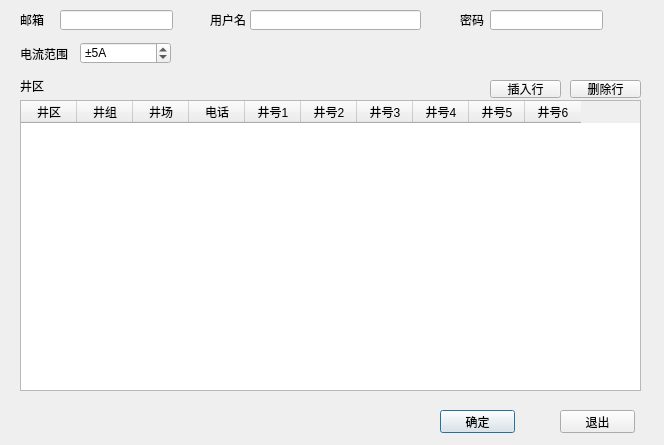
<?xml version="1.0" encoding="UTF-8"?>
<ui version="4.0">
 <class>config</class>
 <widget class="QDialog" name="config">
  <property name="geometry">
   <rect>
    <x>0</x>
    <y>0</y>
    <width>664</width>
    <height>445</height>
   </rect>
  </property>
  <property name="windowTitle">
   <string>配置</string>
  </property>
  <property name="windowIcon">
   <iconset resource="res.qrc">
    <normaloff>:/logo/config.png</normaloff>:/logo/config.png</iconset>
  </property>
  <widget class="QLabel" name="label">
   <property name="geometry">
    <rect>
     <x>20</x>
     <y>14</y>
     <width>54</width>
     <height>12</height>
    </rect>
   </property>
   <property name="text">
    <string>邮箱</string>
   </property>
  </widget>
  <widget class="QLineEdit" name="mail">
   <property name="geometry">
    <rect>
     <x>60</x>
     <y>10</y>
     <width>113</width>
     <height>20</height>
    </rect>
   </property>
  </widget>
  <widget class="QLabel" name="label_2">
   <property name="geometry">
    <rect>
     <x>210</x>
     <y>14</y>
     <width>54</width>
     <height>12</height>
    </rect>
   </property>
   <property name="text">
    <string>用户名</string>
   </property>
  </widget>
  <widget class="QLineEdit" name="name">
   <property name="geometry">
    <rect>
     <x>250</x>
     <y>10</y>
     <width>171</width>
     <height>20</height>
    </rect>
   </property>
  </widget>
  <widget class="QLabel" name="label_3">
   <property name="geometry">
    <rect>
     <x>460</x>
     <y>14</y>
     <width>54</width>
     <height>12</height>
    </rect>
   </property>
   <property name="text">
    <string>密码</string>
   </property>
  </widget>
  <widget class="QLineEdit" name="pwd">
   <property name="geometry">
    <rect>
     <x>490</x>
     <y>10</y>
     <width>113</width>
     <height>20</height>
    </rect>
   </property>
  </widget>
  <widget class="QLabel" name="label_4">
   <property name="geometry">
    <rect>
     <x>20</x>
     <y>48</y>
     <width>54</width>
     <height>12</height>
    </rect>
   </property>
   <property name="text">
    <string>电流范围</string>
   </property>
  </widget>
  <widget class="QSpinBox" name="current">
   <property name="geometry">
    <rect>
     <x>80</x>
     <y>42</y>
     <width>91</width>
     <height>22</height>
    </rect>
   </property>
   <property name="suffix">
    <string>A</string>
   </property>
   <property name="prefix">
    <string>±</string>
   </property>
   <property name="minimum">
    <number>1</number>
   </property>
   <property name="maximum">
    <number>8</number>
   </property>
   <property name="value">
    <number>5</number>
   </property>
  </widget>
  <widget class="QTableWidget" name="wells">
   <property name="geometry">
    <rect>
     <x>20</x>
     <y>100</y>
     <width>621</width>
     <height>291</height>
    </rect>
   </property>
   <property name="alternatingRowColors">
    <bool>true</bool>
   </property>
   <attribute name="horizontalHeaderDefaultSectionSize">
    <number>56</number>
   </attribute>
   <column>
    <property name="text">
     <string>井区</string>
    </property>
   </column>
   <column>
    <property name="text">
     <string>井组</string>
    </property>
   </column>
   <column>
    <property name="text">
     <string>井场</string>
    </property>
   </column>
   <column>
    <property name="text">
     <string>电话</string>
    </property>
   </column>
   <column>
    <property name="text">
     <string>井号1</string>
    </property>
   </column>
   <column>
    <property name="text">
     <string>井号2</string>
    </property>
   </column>
   <column>
    <property name="text">
     <string>井号3</string>
    </property>
   </column>
   <column>
    <property name="text">
     <string>井号4</string>
    </property>
   </column>
   <column>
    <property name="text">
     <string>井号5</string>
    </property>
   </column>
   <column>
    <property name="text">
     <string>井号6</string>
    </property>
   </column>
  </widget>
  <widget class="QLabel" name="label_5">
   <property name="geometry">
    <rect>
     <x>20</x>
     <y>80</y>
     <width>54</width>
     <height>12</height>
    </rect>
   </property>
   <property name="text">
    <string>井区</string>
   </property>
  </widget>
  <widget class="QPushButton" name="btnOK">
   <property name="geometry">
    <rect>
     <x>440</x>
     <y>410</y>
     <width>75</width>
     <height>23</height>
    </rect>
   </property>
   <property name="text">
    <string>确定</string>
   </property>
  </widget>
  <widget class="QPushButton" name="btnExit">
   <property name="geometry">
    <rect>
     <x>560</x>
     <y>410</y>
     <width>75</width>
     <height>23</height>
    </rect>
   </property>
   <property name="text">
    <string>退出</string>
   </property>
  </widget>
  <widget class="QToolButton" name="btnAppend">
   <property name="geometry">
    <rect>
     <x>490</x>
     <y>80</y>
     <width>71</width>
     <height>18</height>
    </rect>
   </property>
   <property name="text">
    <string>插入行</string>
   </property>
   <property name="icon">
    <iconset resource="res.qrc">
     <normaloff>:/logo/append.png</normaloff>:/logo/append.png</iconset>
   </property>
   <property name="toolButtonStyle">
    <enum>Qt::ToolButtonTextBesideIcon</enum>
   </property>
  </widget>
  <widget class="QToolButton" name="btnDelete">
   <property name="geometry">
    <rect>
     <x>570</x>
     <y>80</y>
     <width>71</width>
     <height>18</height>
    </rect>
   </property>
   <property name="text">
    <string>删除行</string>
   </property>
   <property name="icon">
    <iconset resource="res.qrc">
     <normaloff>:/logo/delete.png</normaloff>:/logo/delete.png</iconset>
   </property>
   <property name="toolButtonStyle">
    <enum>Qt::ToolButtonTextBesideIcon</enum>
   </property>
  </widget>
 </widget>
 <resources>
  <include location="res.qrc"/>
 </resources>
 <connections>
  <connection>
   <sender>btnExit</sender>
   <signal>clicked()</signal>
   <receiver>config</receiver>
   <slot>close()</slot>
   <hints>
    <hint type="sourcelabel">
     <x>559</x>
     <y>420</y>
    </hint>
    <hint type="destinationlabel">
     <x>560</x>
     <y>455</y>
    </hint>
   </hints>
  </connection>
  <connection>
   <sender>btnOK</sender>
   <signal>clicked()</signal>
   <receiver>config</receiver>
   <slot>saveCfg()</slot>
   <hints>
    <hint type="sourcelabel">
     <x>445</x>
     <y>421</y>
    </hint>
    <hint type="destinationlabel">
     <x>445</x>
     <y>460</y>
    </hint>
   </hints>
  </connection>
  <connection>
   <sender>btnAppend</sender>
   <signal>clicked()</signal>
   <receiver>config</receiver>
   <slot>appendRow()</slot>
   <hints>
    <hint type="sourcelabel">
     <x>308</x>
     <y>91</y>
    </hint>
    <hint type="destinationlabel">
     <x>322</x>
     <y>482</y>
    </hint>
   </hints>
  </connection>
  <connection>
   <sender>btnDelete</sender>
   <signal>clicked()</signal>
   <receiver>config</receiver>
   <slot>deleteRow()</slot>
   <hints>
    <hint type="sourcelabel">
     <x>357</x>
     <y>90</y>
    </hint>
    <hint type="destinationlabel">
     <x>360</x>
     <y>451</y>
    </hint>
   </hints>
  </connection>
 </connections>
 <slots>
  <slot>saveCfg()</slot>
  <slot>appendRow()</slot>
  <slot>deleteRow()</slot>
 </slots>
</ui>
